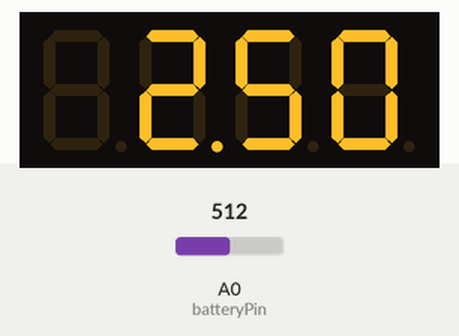
Bench run of a sketch on a simulated Arduino Uno, built with avr-gcc and run on an emulated ATmega328P. On the bench: 4-digit seven-segment display. The test bench sets the inputs (shaded band); at power-on: A0 (batteryPin) = 512.

Above: at 1.2 s.
1.3 s: A0 (batteryPin) set to 716
At 2.5 s:
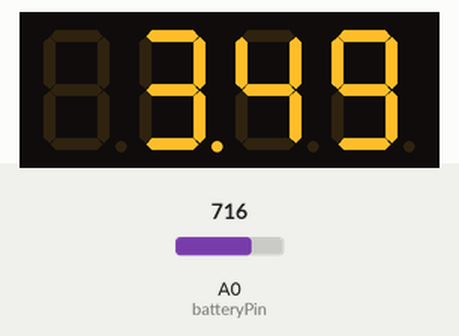
2.8 s: A0 (batteryPin) set to 900
At 3.9 s:
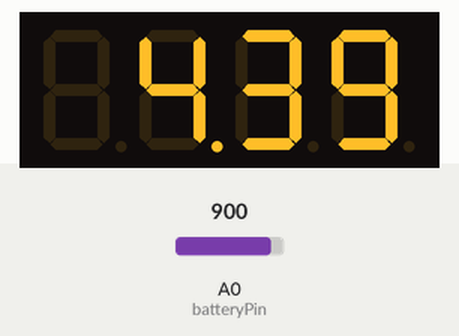
4.3 s: A0 (batteryPin) set to 1023
At 5.0 s:
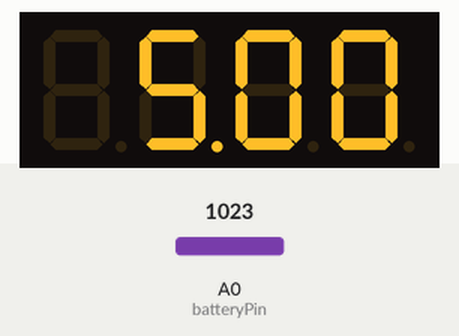
Timing chart, 0 to 7.3 s (numbered marks = the images above; inputs shaded):
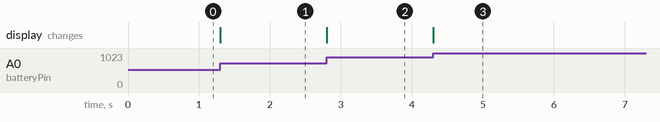

Measured:
- after the input at 1.3 s, the display: changes at once (image 1)
- after the input at 2.8 s, the display: changes at once (image 2)
- after the input at 4.3 s, the display: changes at once (image 3)

The sketch:

Display_voltmeter.ino
```cpp
#include <SevSeg.h>

// объект для работы с дисплеем
SevSeg sevseg;

// пин для подключения к батарейке
#define batteryPin A0
// сигменты (аноды)
#define a 11
#define b 7
#define c 4
#define d 2
#define e 1
#define f 10
#define g 5
#define dp 3
// разрыды (катоды)
#define d1 12
#define d2 9
#define d3 8
#define d4 6

void setup() {
  // количество цифр на дисплее
  byte numDigits = 4;
  // пины для подключения к разрядам дисплея (D1, D2, D3, D4)
  byte digitPins[] = {d1, d2, d3, d4};
  // пины для подключения к сегментам дисплея (a, b, c, d, e, f, g, dp)
  byte segmentPins[] = {a, b, c, d, e, f, g, dp};
  // инициализация библиотеки
  sevseg.begin(COMMON_CATHODE, numDigits, digitPins, segmentPins);
  // установка яркости дисплея (0-100%)
  sevseg.setBrightness(90);
}

void loop() {
  // считываем значение напряжения с батарейки
  int batteryValue = analogRead(batteryPin);
  // преобразуем значение в напряжение (5V - опорное напряжение; 10bit - дискретизация АЦП ардуино)
  float voltage = batteryValue * (5.0 / 1023.0);
  // отображаем напряжение на дисплее
  displayVoltage(voltage);
}

void displayVoltage(float voltage) {
  // получаем целую часть напряжения
  int volts = voltage;
  // получаем десятичную часть напряжения
  int decimals = (voltage - volts) * 100;
  // отображаем напряжение на дисплее
  sevseg.setNumber(volts * 100 + decimals, 2);
  sevseg.refreshDisplay();
}
```
